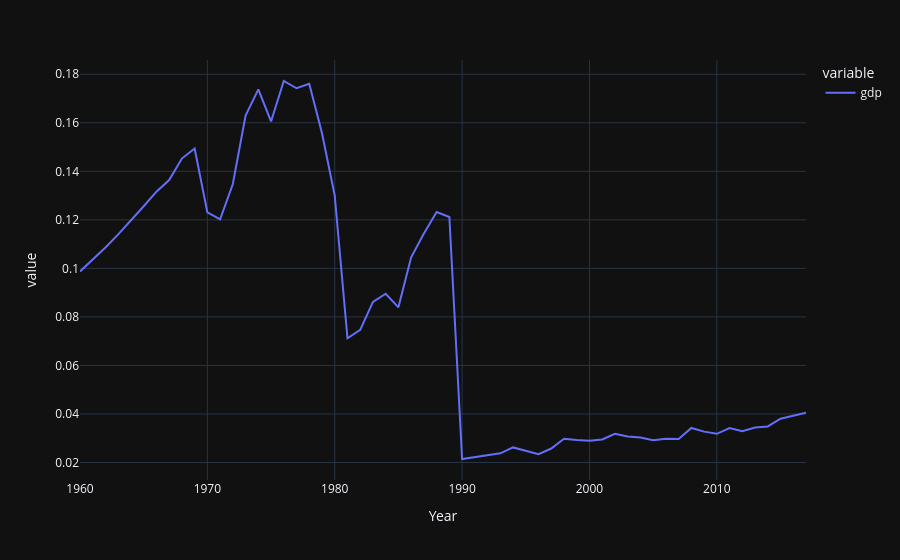

Notebook source saved alongside this figure:
### Markdown cell above
###### What was the smallest GDP of any country in each year?

### Code cell
px.line(df.groupby("Year")[["gdp"]].agg(min))

### Figure 1 — Plotly figure (JSON) as saved in the notebook; plotly's stock layout.template omitted (floating-point values rounded to 4 significant figures)
{"data": [{"hovertemplate": "variable=gdp<br>Year=%{x}<br>value=%{y}<extra></extra>", "legendgroup": "gdp", "line": {"color": "#636efa", "dash": "solid"}, "marker": {"symbol": "circle"}, "mode": "lines", "name": "gdp", "orientation": "v", "showlegend": true, "x": [1960, 1961, 1962, 1963, 1964, 1965, 1966, 1967, 1968, 1969, 1970, 1971, 1972, 1973, 1974, 1975, 1976, 1977, 1978, 1979, 1980, 1981, 1982, 1983, 1984, 1985, 1986, 1987, 1988, 1989, 1990, 1991, 1992, 1993, 1994, 1995, 1996, 1997, 1998, 1999, 2000, 2001, 2002, 2003, 2004, 2005, 2006, 2007, 2008, 2009, 2010, 2011, 2012, 2013, 2014, 2015, 2016, 2017], "xaxis": "x", "y": [0.09874, 0.1036, 0.1086, 0.114, 0.1197, 0.1256, 0.1316, 0.1364, 0.1453, 0.1494, 0.1231, 0.1202, 0.1348, 0.1629, 0.1738, 0.1606, 0.1772, 0.1742, 0.1761, 0.1557, 0.13, 0.0712, 0.07464, 0.08621, 0.08955, 0.08394, 0.1045, 0.1143, 0.1232, 0.1212, 0.02144, 0.02222, 0.02284, 0.02377, 0.02622, 0.02491, 0.02342, 0.02576, 0.02976, 0.02929, 0.02901, 0.02948, 0.03181, 0.03075, 0.03033, 0.02919, 0.02981, 0.02969, 0.03423, 0.03272, 0.03182, 0.03422, 0.0329, 0.03441, 0.03487, 0.03806, 0.03922, 0.04049], "yaxis": "y", "type": "scatter"}], "layout": {"xaxis": {"anchor": "y", "domain": [0.0, 1.0], "title": {"text": "Year"}}, "yaxis": {"anchor": "x", "domain": [0.0, 1.0], "title": {"text": "value"}}, "legend": {"title": {"text": "variable"}, "tracegroupgap": 0}, "margin": {"t": 60}}}
